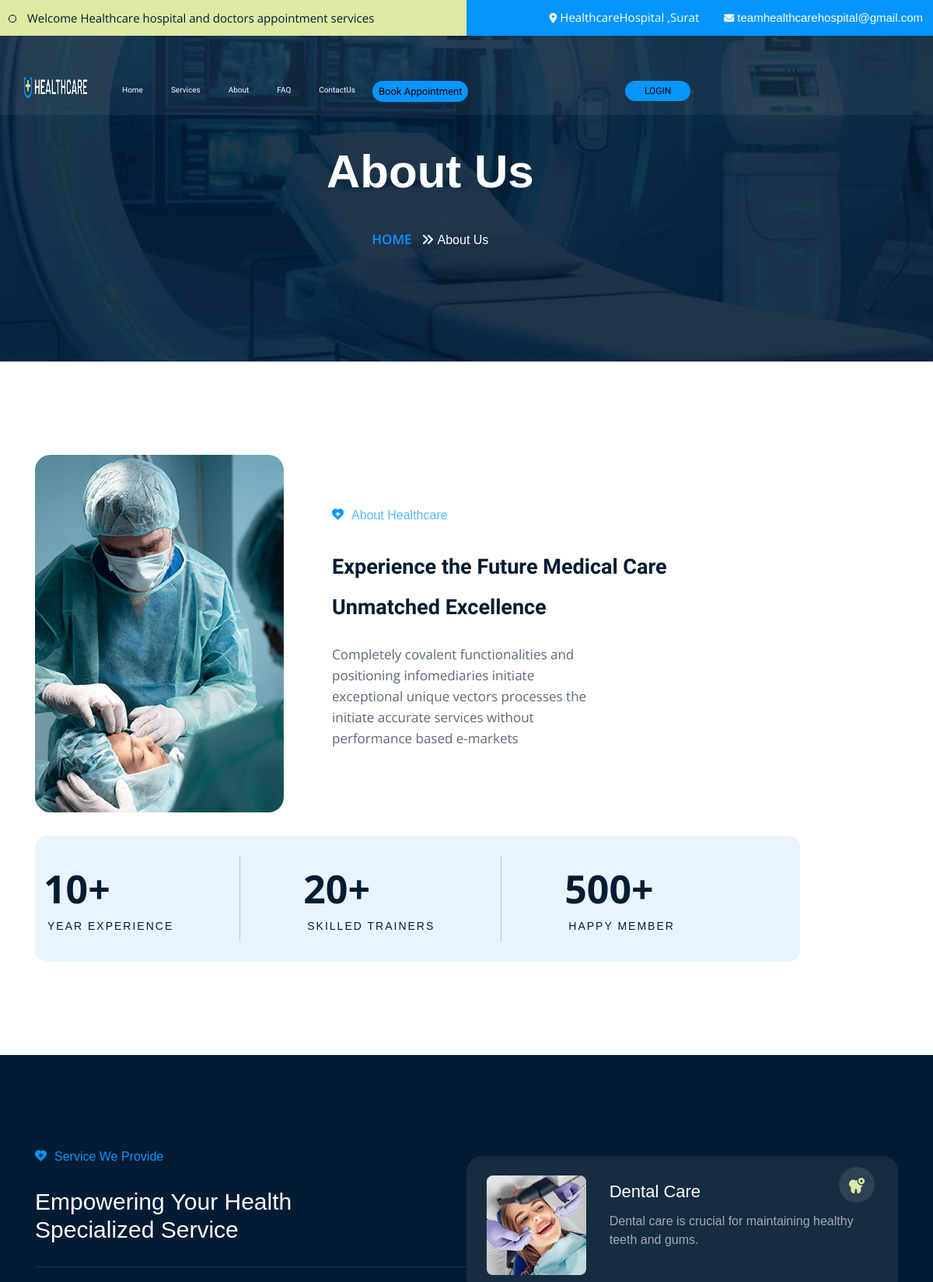
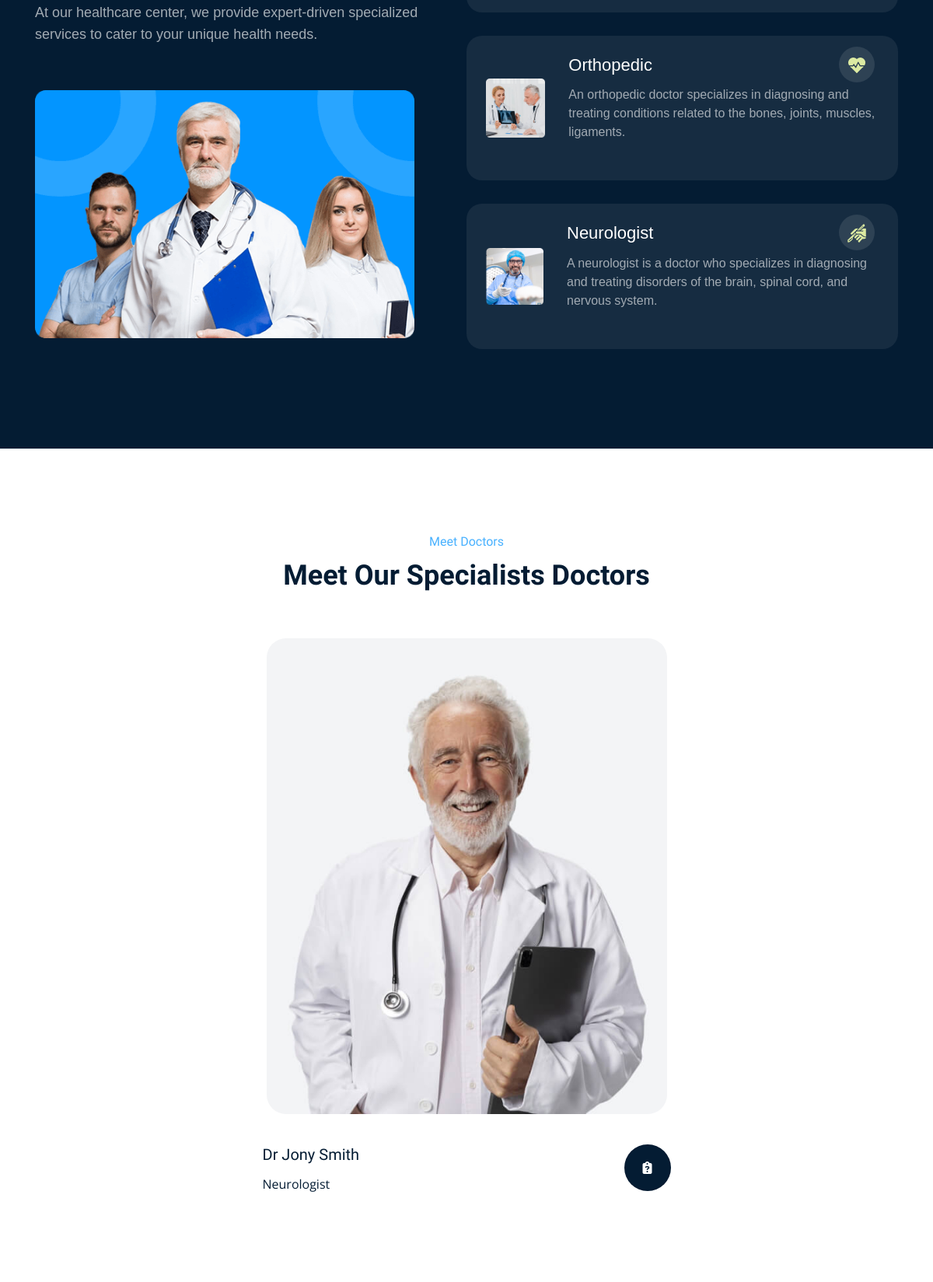
Screenshot of /Healthcare/aboutindex.php (upper part) with the database file from the repository (2 pictures, top to bottom).
### tables this page shows
CREATE TABLE `doctors` (
  `doctor_id` int(5) NOT NULL,
  `doctor_name` varchar(50) NOT NULL,
  `specilization` varchar(100) NOT NULL,
  `consultancy_fee` decimal(5,0) NOT NULL,
  `dob` date NOT NULL,
  `gender` varchar(50) NOT NULL,
  `address` varchar(255) NOT NULL,
  `email` varchar(255) NOT NULL,
  `contact` decimal(10,0) NOT NULL,
  `username` varchar(50) NOT NULL,
  `password` varchar(255) NOT NULL,
  `photo` varchar(255) NOT NULL,
  `status` varchar(50) NOT NULL DEFAULT 'Active',
  `create_at` datetime NOT NULL DEFAULT current_timestamp()
);

### Healthcare/aboutdoctors.php (the view, shortened to what this page needs)
<?php
$conn = connection();
$query = mysqli_query($conn, "SELECT * FROM doctors where `status`= 'Active'");
?>
<!DOCTYPE html>
<html lang="en">
<head>
    <head>
        <link href="https://stackpath.bootstrapcdn.com/font-awesome/4.7.0/css/font-awesome.min.css" rel="stylesheet">
        <link rel="stylesheet" href="./assets/css/aboutdoctors.css">
        <link rel="stylesheet" href="./assets/css/media.css?v=<?php echo time(); ?>">
        <link rel="stylesheet" href="https://cdnjs.cloudflare.com/ajax/libs/font-awesome/6.6.0/css/all.min.css" />
        <link rel="stylesheet" href="https://cdnjs.cloudflare.com/ajax/libs/font-awesome/6.7.2/css/brands.min.css" />
    </head>
<body>
    <div class="doctors-about">
        <div class="container">
            <div class="main-aboutdoctors">
                <div class="top-doctors">
                    <div class="doctors-text">
                        <h4>
                            Meet Doctors
                        </h4>
                        <h1>
                            Meet Our  Specialists Doctors
                        </h1>
                    </div>
                </div>
            </div>
            <div class="bottom-doctors">
                <?php
                while ($doctors = mysqli_fetch_assoc($query)) {
                ?>
                    <div class="doctors-box">
                        <div class="inner-doctors">
                            <div class="doctors-team">
                                <img src="../Healthcare_manage/assets/doctorphotos/<?= $doctors["photo"] ?>" alt="doctors">
                            </div>
                            <div class="doctorsteam-content">
                                <h2><?= $doctors["doctor_name"] ?></h2>
                                <h5><?= $doctors["specilization"] ?></h5>
                                <div class="team-btn">
                                    <a href="appointmentform.php">
                                        <i class="fa-solid fa-clipboard-question"></i>
                                    </a>
                                </div>
                            </div>
                        </div>
                    </div>
                <?php } ?>
            </div>
        </div>
    </div>
</body>
</html>

### Healthcare/assets/css/contactussub.css (style rules this page uses)
* { margin: 0; padding: 0; font-family: "Exo", sans-serif; box-sizing: border-box; }
a { display: inline-block; text-decoration: none; color: unset; }
.container { display: block; max-width: 1320px; margin: 0 auto; padding: 0 15px; box-sizing: border-box; }
@media (max-width: 1200px) { .container { max-width:1140px; } }

### Healthcare/assets/css/navbar.css (style rules this page uses)
* { margin: 0; padding: 0; font-family: "Exo", sans-serif; box-sizing: border-box; }
a { display: inline-block; text-decoration: none; color: unset; }
.container { display: block; max-width: 1320px; margin: 0 auto; padding: 0 15px; box-sizing: border-box; }

### Healthcare/assets/css/adoutmediket.css (style rules this page uses)
* { margin: 0; padding: 0; font-family: "Exo", sans-serif; box-sizing: border-box; }
a { display: inline-block; text-decoration: none; color: unset; }
.container { display: block; max-width: 1320px; margin: 0 auto; padding: 0 15px; box-sizing: border-box; }

### Healthcare/assets/css/aboutservice.css (style rules this page uses)
* { margin: 0; padding: 0; font-family: "Exo", sans-serif; box-sizing: border-box; }
a { display: inline-block; text-decoration: none; color: unset; }
.container { display: block; max-width: 1320px; margin: 0 auto; padding: 0 15px; box-sizing: border-box; }

### Healthcare/assets/css/aboutdoctors.css (style rules this page uses)
* { margin: 0; padding: 0; font-family: "Exo", sans-serif; box-sizing: border-box; }
a { display: inline-block; text-decoration: none; color: unset; }
.container { display: block; max-width: 1320px; margin: 0 auto; padding: 0 15px; box-sizing: border-box; }
.doctors-about { padding: 110px 0 85px; background:white; position: relative; }
.main-aboutdoctors { margin-bottom: 50px; align-items: center; display: flex; flex-wrap: wrap; }
.top-doctors { flex: 0 0 auto; width: 100%; }
.doctors-text h4 { text-align: center; color: #48b1ff; font-size: 16px; font-weight: 400; font-family: "Unbounded"; font-style: normal; line-height: 1.2; }
.doctors-text h1 { text-align: center; margin: 0; font-size: 42px; line-height: 52px; font-weight: 600; font-family: "Unbounded"; color: #041c33; }
.bottom-doctors { display: flex; flex-wrap: wrap; }
.doctors-box { flex: 0 0 auto; width: 33.33333333%; padding: 0 15px; }
.inner-doctors { margin-bottom: 30px; }
.doctors-team { position: relative; }
.doctors-team img { width: 100%; vertical-align: middle; border-radius:25px ; }
.doctors-team { transition: transform 0.3s ease-in-out, border 0.3s ease-in-out; border: 5px solid transparent; border-radius: 25px; }
.doctorsteam-content h2 { margin: 35px 0 3px; font-size: 20px; color: #041c33; font-weight: 500; font-family: "Unbounded"; line-height: 1.2; font-style: normal; }
.doctorsteam-content h5 { background: transparent; display: inline-block; padding: 4px 0 0; border-radius: 20px; font-size: 16px; color: #041c33; font-weight: 400; font-family: "Open Sans"; font-style: normal; margin-bottom: 0; margin-top: 10px; line-height: 1.2; }
.team-btn { float: right; margin-top: -28px; }
.team-btn a { display: inline-block; width: 60px; height: 60px; border-radius: 30px; background-color: #041c33; border: 1px solid rgba(13,18,36,0.15); line-height: 60px; text-align: center; color: #fff; font-size: 16px; font-weight: 600; }
@media (max-width: 1400px) and (min-width: 1024px) { .doctors-box { width: 50%; } }
@media (max-width: 1400px) and (min-width: 1024px) { .doctors-text h1 { font-size: 36px; } }
@media (max-width: 1400px) and (min-width: 1024px) { .bottom-doctors { flex-wrap: wrap; justify-content: center; } }

### Healthcare/assets/css/footer.css (style rules this page uses)
* { margin: 0; padding: 0; font-family: "Exo", sans-serif; box-sizing: border-box; }
a { display: inline-block; text-decoration: none; color: unset; }
.container { display: block; max-width: 1320px; margin: 0 auto; padding: 0 15px; box-sizing: border-box; }

### rows the page displays
doctors: photo (picture), doctor_name "Dr Jony Smith", specilization "Neurologist"
